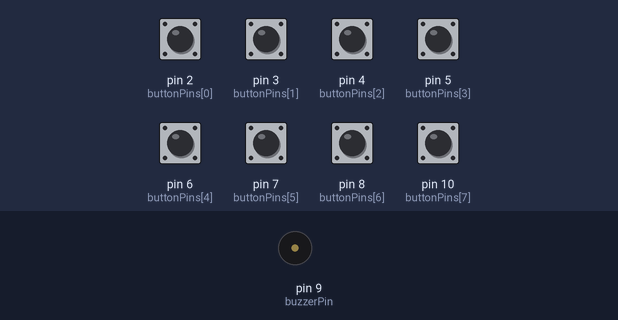
The sketch below on a simulated Arduino Uno, built with avr-gcc and run on an emulated ATmega328P. Shown: buzzer (waves = sounding). Inputs (shaded band) come from the test bench; at power-on: pin 2 (buttonPins[0]), pin 3 (buttonPins[1]), pin 4 (buttonPins[2]), pin 5 (buttonPins[3]), pin 6 (buttonPins[4]), pin 7 (buttonPins[5]), pin 8 (buttonPins[6]), pin 10 (buttonPins[7]) LOW.

Above: at 1.2 s.
1.3 s: pin 2 (buttonPins[0]) pulled HIGH for 1 s
At 1.6 s:
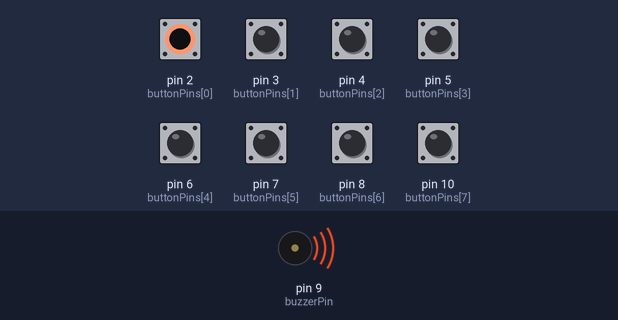
Timing chart, 0 to 4.4 s (numbered marks = the images above; inputs shaded):
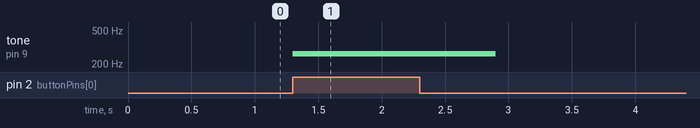

Measured:
- after the input at 1.3 s, tone on pin 9 (buzzerPin): silent → 262 Hz at once, → silent 1.6 s later

The sketch:

push_any_button.ino
```cpp
/*
 * Project 18: Piano with Arduino UNO using Push Buttons & Buzzer
 * Author: Md Akhinoor Islam
 * ESE (Energy Science and Engineering), KUET
 * Description: Play 8 musical notes using 8 push buttons and a piezo buzzer
 */

const int buzzerPin = 9; // Piezo buzzer connected to digital pin 9

// Define note frequencies (C4 to C5)
int notes[] = {262, 294, 330, 349, 392, 440, 494, 523};

// Assign push button pins (D2–D9)
int buttonPins[] = {2, 3, 4, 5, 6, 7, 8, 10};

void setup() {
  // Set all button pins as input with internal pull-down using external resistors
  for (int i = 0; i < 8; i++) {
    pinMode(buttonPins[i], INPUT);
  }
  pinMode(buzzerPin, OUTPUT);
}

void loop() {
  for (int i = 0; i < 8; i++) {
    if (digitalRead(buttonPins[i]) == HIGH) {
      tone(buzzerPin, notes[i]);
      delay(800);       // Short delay to avoid continuous tone
      noTone(buzzerPin);
    }
  }
}
```
